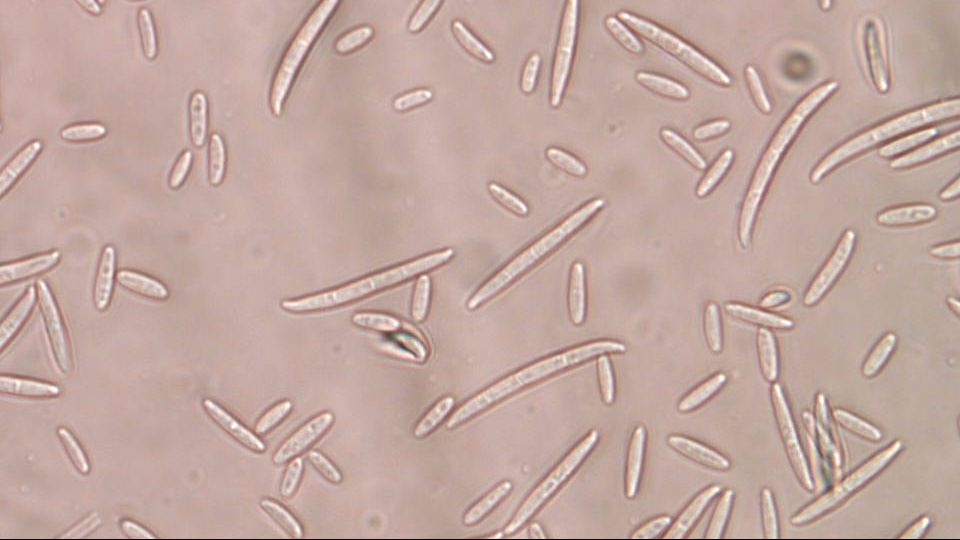
#> input picture PCD/LKP9/fusarium-patogen.png, 960 x 540 px
$ python G64170030.py
#> lines starting #> are read from the running program, lines starting #| are printed output that depends on the picture
import pywt
import cv2 as cv
import matplotlib.pyplot as plt

# import image
image = cv.imread('fusarium-patogen.png', cv.IMREAD_GRAYSCALE)
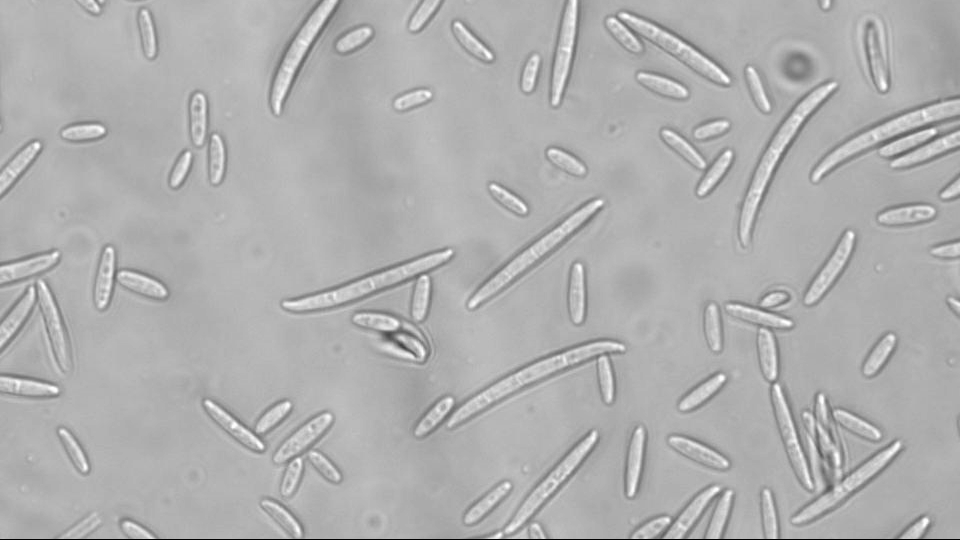
#> image: shape (540, 960); min 0, max 255, mean 175.6

# do threshold
otsus, threshold = cv.threshold(image, 127, 255, cv.THRESH_BINARY_INV)
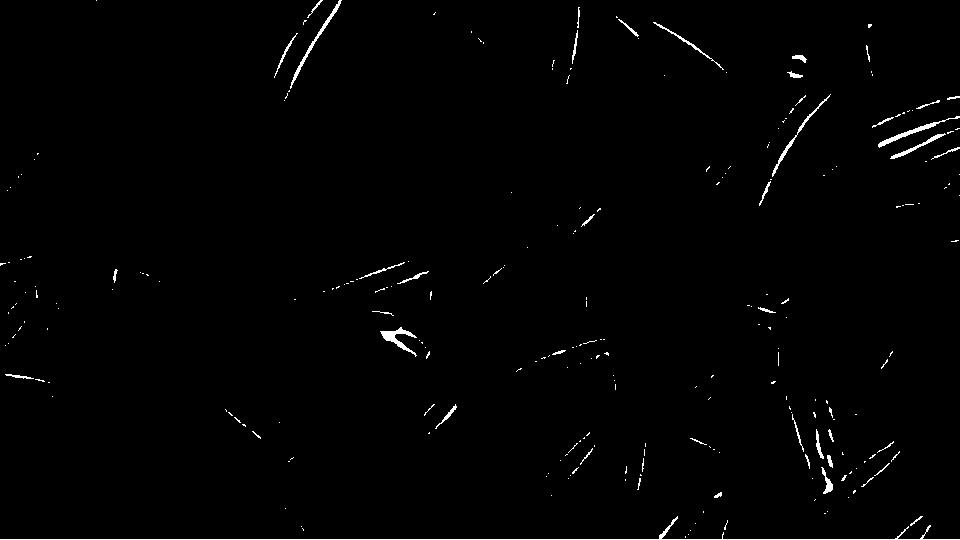
#> threshold: shape (540, 960); 1% white in thin lines or dots

# masking
image = cv.bitwise_and(image, image, mask=threshold)

# dwt
LL, (LH, HL, HH) = pywt.dwt2(image, 'db1')
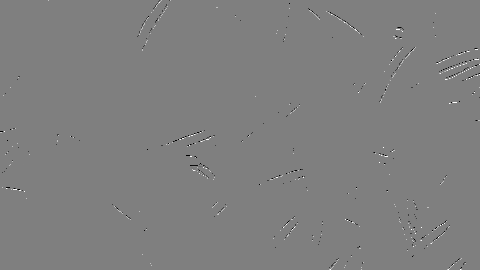
#> LH: shape (270, 480) float64; min -127, max 127, mean 0; drawn with min black and max white

titles = ['Approximation', ' Horizontal detail',
          'Vertical detail', 'Diagonal detail']
fig = plt.figure(figsize=(12, 3))
for i, a in enumerate([LL, LH, HL, HH]):
    ax = fig.add_subplot(1, 4, i + 1)
    ax.imshow(a, interpolation="nearest", cmap=plt.cm.gray)
    ax.set_title(titles[i], fontsize=10)
    ax.set_xticks([])
    ax.set_yticks([])
#> this loop made 4 passes

plt.savefig("fusarium.png", dpi=300)
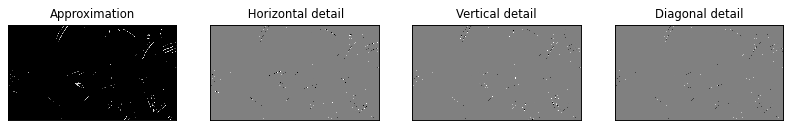
#> figure drawn by matplotlib, 4 panels
